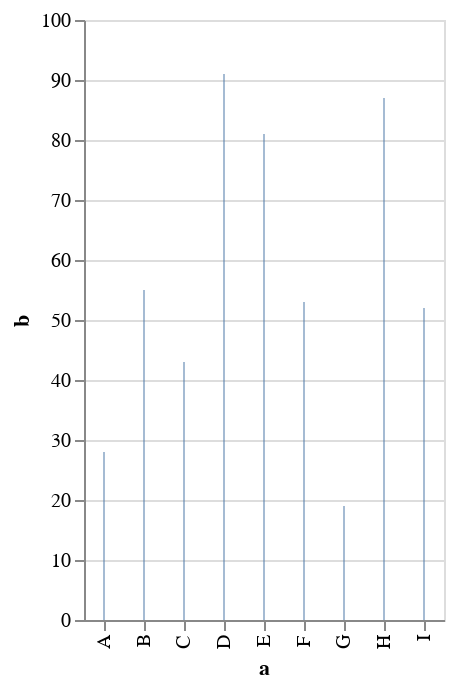

Write a Vega-Lite specification for this figure.
### Vega-Lite specification from a JSON file in a GitHub repository (floating-point values rounded to 4 significant figures)
{"$schema": "https://vega.github.io/schema/vega-lite/v2.json", "description": "A simple bar chart with embedded data.", "data": {"values": [{"a": "A", "b": 28}, {"a": "B", "b": 55}, {"a": "C", "b": 43}, {"a": "D", "b": 91}, {"a": "E", "b": 81}, {"a": "F", "b": 53}, {"a": "G", "b": 19}, {"a": "H", "b": 87}, {"a": "I", "b": 52}]}, "mark": "bar", "encoding": {"x": {"field": "a", "type": "ordinal", "scale": {"type": "band"}}, "y": {"field": "b", "type": "quantitative"}, "size": {"value": 0.5}}}
